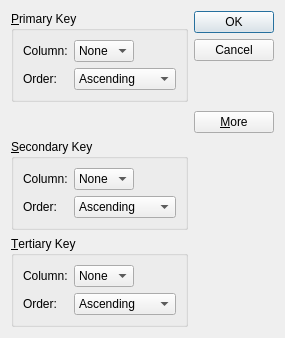
<ui version="4.0" >
 <class>SortDialog</class>
 <widget class="QDialog" name="SortDialog" >
  <property name="geometry" >
   <rect>
    <x>0</x>
    <y>0</y>
    <width>285</width>
    <height>338</height>
   </rect>
  </property>
  <property name="windowTitle" >
   <string>Dialog</string>
  </property>
  <layout class="QGridLayout" name="gridLayout_4" >
   <item row="0" column="0" >
    <widget class="QGroupBox" name="primaryGroupBox" >
     <property name="title" >
      <string>&amp;Primary Key</string>
     </property>
     <layout class="QGridLayout" name="gridLayout" >
      <item row="0" column="0" >
       <widget class="QLabel" name="label" >
        <property name="text" >
         <string>Column:</string>
        </property>
        <property name="buddy" >
         <cstring>primaryColumnCombo</cstring>
        </property>
       </widget>
      </item>
      <item row="0" column="1" >
       <widget class="QComboBox" name="primaryColumnCombo" >
        <item>
         <property name="text" >
          <string>None</string>
         </property>
        </item>
       </widget>
      </item>
      <item row="0" column="2" >
       <spacer name="horizontalSpacer" >
        <property name="orientation" >
         <enum>Qt::Horizontal</enum>
        </property>
        <property name="sizeHint" stdset="0" >
         <size>
          <width>48</width>
          <height>20</height>
         </size>
        </property>
       </spacer>
      </item>
      <item row="1" column="0" >
       <widget class="QLabel" name="label_2" >
        <property name="text" >
         <string>Order:</string>
        </property>
        <property name="buddy" >
         <cstring>primaryOrderCombo</cstring>
        </property>
       </widget>
      </item>
      <item row="1" column="1" colspan="2" >
       <widget class="QComboBox" name="primaryOrderCombo" >
        <item>
         <property name="text" >
          <string>Ascending</string>
         </property>
        </item>
        <item>
         <property name="text" >
          <string>Descending</string>
         </property>
        </item>
       </widget>
      </item>
     </layout>
    </widget>
   </item>
   <item rowspan="2" row="0" column="1" >
    <layout class="QVBoxLayout" name="verticalLayout" >
     <item>
      <widget class="QPushButton" name="okButton" >
       <property name="text" >
        <string>OK</string>
       </property>
       <property name="default" >
        <bool>true</bool>
       </property>
      </widget>
     </item>
     <item>
      <widget class="QPushButton" name="cancelButton" >
       <property name="text" >
        <string>Cancel</string>
       </property>
      </widget>
     </item>
     <item>
      <spacer name="verticalSpacer" >
       <property name="orientation" >
        <enum>Qt::Vertical</enum>
       </property>
       <property name="sizeHint" stdset="0" >
        <size>
         <width>20</width>
         <height>0</height>
        </size>
       </property>
      </spacer>
     </item>
     <item>
      <widget class="QPushButton" name="moreButton" >
       <property name="text" >
        <string>&amp;More</string>
       </property>
       <property name="checkable" >
        <bool>true</bool>
       </property>
      </widget>
     </item>
    </layout>
   </item>
   <item row="1" column="0" >
    <spacer name="verticalSpacer_2" >
     <property name="orientation" >
      <enum>Qt::Vertical</enum>
     </property>
     <property name="sizeHint" stdset="0" >
      <size>
       <width>20</width>
       <height>9</height>
      </size>
     </property>
    </spacer>
   </item>
   <item row="2" column="0" >
    <widget class="QGroupBox" name="secondaryGroupBox" >
     <property name="title" >
      <string>&amp;Secondary Key</string>
     </property>
     <layout class="QGridLayout" name="gridLayout_2" >
      <item row="0" column="0" >
       <widget class="QLabel" name="label_3" >
        <property name="text" >
         <string>Column:</string>
        </property>
        <property name="buddy" >
         <cstring>secondaryColumnCombo</cstring>
        </property>
       </widget>
      </item>
      <item row="0" column="1" >
       <widget class="QComboBox" name="secondaryColumnCombo" >
        <item>
         <property name="text" >
          <string>None</string>
         </property>
        </item>
       </widget>
      </item>
      <item row="0" column="2" >
       <spacer name="horizontalSpacer" >
        <property name="orientation" >
         <enum>Qt::Horizontal</enum>
        </property>
        <property name="sizeHint" stdset="0" >
         <size>
          <width>40</width>
          <height>20</height>
         </size>
        </property>
       </spacer>
      </item>
      <item row="1" column="0" >
       <widget class="QLabel" name="label_4" >
        <property name="text" >
         <string>Order:</string>
        </property>
        <property name="buddy" >
         <cstring>secondaryOrderCombo</cstring>
        </property>
       </widget>
      </item>
      <item row="1" column="1" colspan="2" >
       <widget class="QComboBox" name="secondaryOrderCombo" >
        <item>
         <property name="text" >
          <string>Ascending</string>
         </property>
        </item>
        <item>
         <property name="text" >
          <string>Descending</string>
         </property>
        </item>
       </widget>
      </item>
     </layout>
    </widget>
   </item>
   <item row="3" column="0" >
    <widget class="QGroupBox" name="tertiaryGroupBox" >
     <property name="title" >
      <string>&amp;Tertiary Key</string>
     </property>
     <layout class="QGridLayout" name="gridLayout_3" >
      <item row="0" column="0" >
       <widget class="QLabel" name="label_5" >
        <property name="text" >
         <string>Column:</string>
        </property>
        <property name="buddy" >
         <cstring>tertiaryColumnCombo</cstring>
        </property>
       </widget>
      </item>
      <item row="0" column="1" >
       <widget class="QComboBox" name="tertiaryColumnCombo" >
        <item>
         <property name="text" >
          <string>None</string>
         </property>
        </item>
       </widget>
      </item>
      <item row="0" column="2" >
       <spacer name="horizontalSpacer" >
        <property name="orientation" >
         <enum>Qt::Horizontal</enum>
        </property>
        <property name="sizeHint" stdset="0" >
         <size>
          <width>40</width>
          <height>20</height>
         </size>
        </property>
       </spacer>
      </item>
      <item row="1" column="0" >
       <widget class="QLabel" name="label_6" >
        <property name="text" >
         <string>Order:</string>
        </property>
        <property name="buddy" >
         <cstring>tertiaryOrderCombo</cstring>
        </property>
       </widget>
      </item>
      <item row="1" column="1" colspan="2" >
       <widget class="QComboBox" name="tertiaryOrderCombo" >
        <item>
         <property name="text" >
          <string>Ascending</string>
         </property>
        </item>
        <item>
         <property name="text" >
          <string>Descending</string>
         </property>
        </item>
       </widget>
      </item>
     </layout>
    </widget>
   </item>
  </layout>
 </widget>
 <resources/>
 <connections>
  <connection>
   <sender>moreButton</sender>
   <signal>toggled(bool)</signal>
   <receiver>secondaryGroupBox</receiver>
   <slot>setVisible(bool)</slot>
   <hints>
    <hint type="sourcelabel" >
     <x>240</x>
     <y>113</y>
    </hint>
    <hint type="destinationlabel" >
     <x>159</x>
     <y>156</y>
    </hint>
   </hints>
  </connection>
  <connection>
   <sender>moreButton</sender>
   <signal>toggled(bool)</signal>
   <receiver>tertiaryGroupBox</receiver>
   <slot>setVisible(bool)</slot>
   <hints>
    <hint type="sourcelabel" >
     <x>260</x>
     <y>112</y>
    </hint>
    <hint type="destinationlabel" >
     <x>177</x>
     <y>258</y>
    </hint>
   </hints>
  </connection>
  <connection>
   <sender>okButton</sender>
   <signal>clicked()</signal>
   <receiver>SortDialog</receiver>
   <slot>accept()</slot>
   <hints>
    <hint type="sourcelabel" >
     <x>215</x>
     <y>28</y>
    </hint>
    <hint type="destinationlabel" >
     <x>132</x>
     <y>113</y>
    </hint>
   </hints>
  </connection>
  <connection>
   <sender>cancelButton</sender>
   <signal>clicked()</signal>
   <receiver>SortDialog</receiver>
   <slot>reject()</slot>
   <hints>
    <hint type="sourcelabel" >
     <x>276</x>
     <y>54</y>
    </hint>
    <hint type="destinationlabel" >
     <x>167</x>
     <y>119</y>
    </hint>
   </hints>
  </connection>
 </connections>
</ui>
